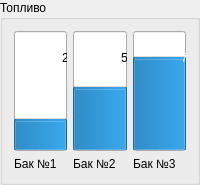
                 <widget class="QGroupBox" name="groupBox_7">
                  <property name="title">
                   <string>Топливо</string>
                  </property>
                  <layout class="QHBoxLayout" name="horizontalLayout_25">
                   <item>
                    <layout class="QVBoxLayout" name="verticalLayout_11">
                     <item>
                      <widget class="QProgressBar" name="progressBar">
                       <property name="sizePolicy">
                        <sizepolicy hsizetype="Preferred" vsizetype="Expanding">
                         <horstretch>0</horstretch>
                         <verstretch>0</verstretch>
                        </sizepolicy>
                       </property>
                       <property name="minimumSize">
                        <size>
                         <width>50</width>
                         <height>120</height>
                        </size>
                       </property>
                       <property name="value">
                        <number>24</number>
                       </property>
                       <property name="orientation">
                        <enum>Qt::Vertical</enum>
                       </property>
                      </widget>
                     </item>
                     <item>
                      <widget class="QLabel" name="label_20">
                       <property name="text">
                        <string>Бак №1</string>
                       </property>
                      </widget>
                     </item>
                    </layout>
                   </item>
                   <item>
                    <layout class="QVBoxLayout" name="verticalLayout_13">
                     <item>
                      <widget class="QProgressBar" name="progressBar_3">
                       <property name="sizePolicy">
                        <sizepolicy hsizetype="Preferred" vsizetype="Expanding">
                         <horstretch>0</horstretch>
                         <verstretch>0</verstretch>
                        </sizepolicy>
                       </property>
                       <property name="minimumSize">
                        <size>
                         <width>50</width>
                         <height>120</height>
                        </size>
                       </property>
                       <property name="value">
                        <number>50</number>
                       </property>
                       <property name="orientation">
                        <enum>Qt::Vertical</enum>
                       </property>
                      </widget>
                     </item>
                     <item>
                      <widget class="QLabel" name="label_22">
                       <property name="text">
                        <string>Бак №2</string>
                       </property>
                      </widget>
                     </item>
                    </layout>
                   </item>
                   <item>
                    <layout class="QVBoxLayout" name="verticalLayout_14">
                     <item>
                      <widget class="QProgressBar" name="progressBar_4">
                       <property name="sizePolicy">
                        <sizepolicy hsizetype="Preferred" vsizetype="Expanding">
                         <horstretch>0</horstretch>
                         <verstretch>0</verstretch>
                        </sizepolicy>
                       </property>
                       <property name="minimumSize">
                        <size>
                         <width>50</width>
                         <height>120</height>
                        </size>
                       </property>
                       <property name="value">
                        <number>75</number>
                       </property>
                       <property name="orientation">
                        <enum>Qt::Vertical</enum>
                       </property>
                      </widget>
                     </item>
                     <item>
                      <widget class="QLabel" name="label_23">
                       <property name="text">
                        <string>Бак №3</string>
                       </property>
                      </widget>
                     </item>
                    </layout>
                   </item>
                  </layout>
                 </widget>
